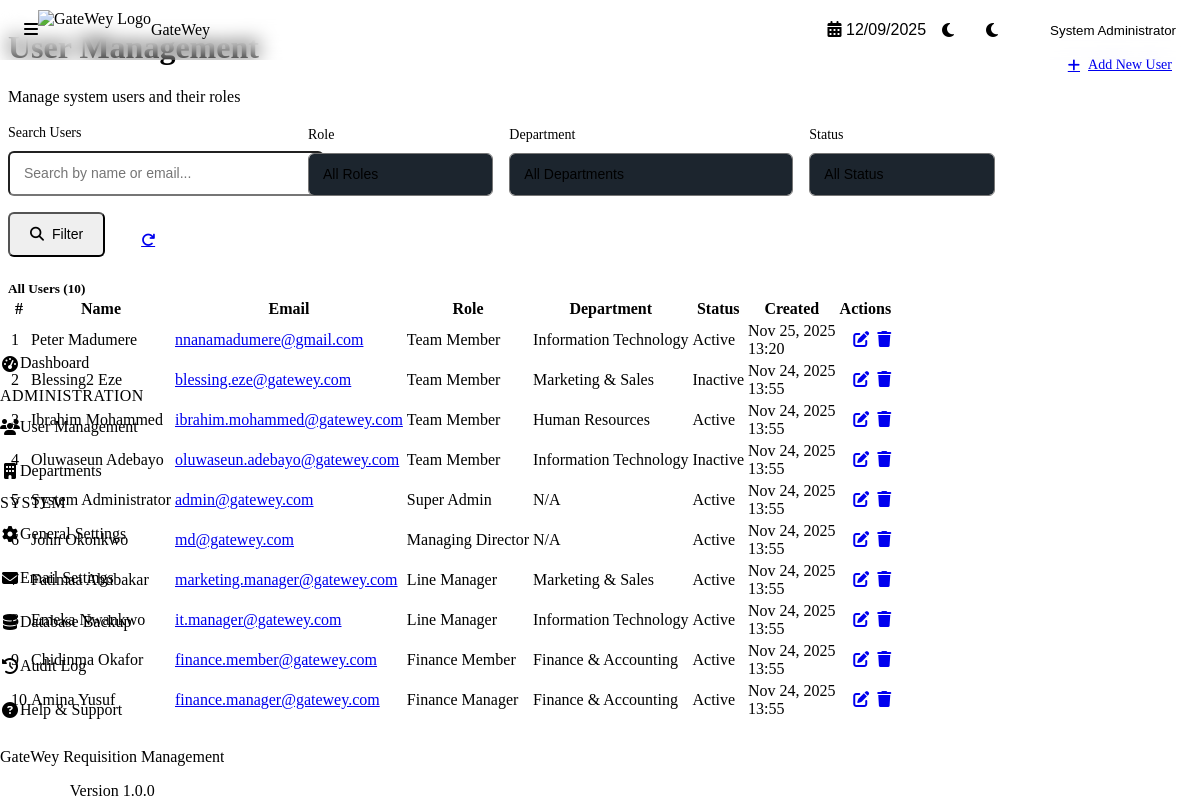
Before: /admin/users/list.php (signed in) with the older database file.
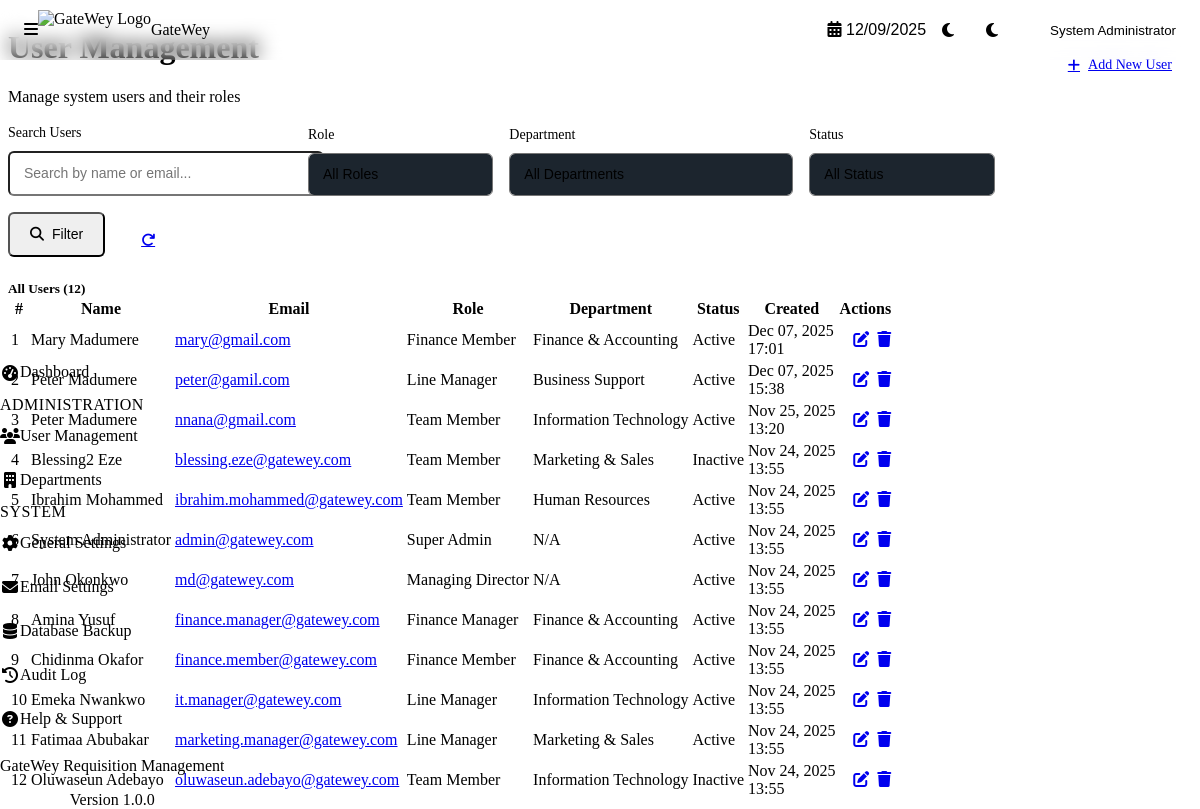
After: the same page with the newer database file.
### tables this page shows
CREATE TABLE `users` (
  `id` int NOT NULL,
  `role_id` int NOT NULL,
  `department_id` int DEFAULT NULL,
  `first_name` varchar(50) NOT NULL,
  `last_name` varchar(50) NOT NULL,
  `email` varchar(100) NOT NULL,
  `password_hash` varchar(255) NOT NULL,
  `phone` varchar(20) DEFAULT NULL,
  `is_active` tinyint(1) DEFAULT '1',
  `last_login` timestamp NULL DEFAULT NULL,
  `created_at` timestamp NOT NULL DEFAULT CURRENT_TIMESTAMP,
  `updated_at` timestamp NOT NULL DEFAULT CURRENT_TIMESTAMP ON UPDATE CURRENT_TIMESTAMP
);

CREATE TABLE `roles` (
  `id` int NOT NULL,
  `role_name` varchar(50) NOT NULL,
  `role_code` varchar(20) NOT NULL,
  `description` text,
  `can_raise_requisition` tinyint(1) DEFAULT '1',
  `can_approve` tinyint(1) DEFAULT '0',
  `can_view_all` tinyint(1) DEFAULT '0',
  `created_at` timestamp NOT NULL DEFAULT CURRENT_TIMESTAMP,
  `updated_at` timestamp NOT NULL DEFAULT CURRENT_TIMESTAMP ON UPDATE CURRENT_TIMESTAMP
);

CREATE TABLE `departments` (
  `id` int NOT NULL,
  `department_name` varchar(100) NOT NULL,
  `department_code` varchar(20) NOT NULL,
  `description` text,
  `budget` decimal(15,2) DEFAULT '0.00',
  `is_active` tinyint(1) DEFAULT '1',
  `created_at` timestamp NOT NULL DEFAULT CURRENT_TIMESTAMP,
  `updated_at` timestamp NOT NULL DEFAULT CURRENT_TIMESTAMP ON UPDATE CURRENT_TIMESTAMP
);

### config/database.php (called while the page is built, shortened)
<?php
class Database {
    private static $instance = null;
    private $connection = null;
    private function __construct() {
        try {
            $dsn = DB_DSN;
            $options = [
                PDO::ATTR_ERRMODE            => PDO::ERRMODE_EXCEPTION,
                PDO::ATTR_DEFAULT_FETCH_MODE => PDO::FETCH_ASSOC,
                PDO::ATTR_EMULATE_PREPARES   => false,
                PDO::ATTR_PERSISTENT         => DB_PERSISTENT,
                PDO::MYSQL_ATTR_INIT_COMMAND => "SET NAMES " . DB_CHARSET
            ];
            $this->connection = new PDO($dsn, DB_USER, DB_PASS, $options);
        } catch (PDOException $e) {
            error_log("Database Connection Error: " . $e->getMessage());
            if (defined('APP_ENV') && APP_ENV === 'development' && APP_DEBUG) {
                die("Database Connection Failed: " . $e->getMessage());
            } else {
                die("A database error occurred. Please contact the administrator.");
            }
        }
    }
    public static function getInstance() {
        if (self::$instance === null) {
            self::$instance = new self();
        }
        return self::$instance;
    }
    public function execute($sql, $params = []) {
        try {
            $stmt = $this->connection->prepare($sql);
            $stmt->execute($params);
            return $stmt;
        } catch (PDOException $e) {
            error_log("Query Execution Error: " . $e->getMessage() . " | SQL: " . $sql);
            throw $e;
        }
    }
    public function fetchAll($sql, $params = []) {
        $stmt = $this->execute($sql, $params);
        return $stmt->fetchAll();
    }
}

### classes/Session.php (called while the page is built, shortened)
<?php
class Session {
    public static function get($key, $default = null) {
        return $_SESSION[$key] ?? $default;
    }
}

### admin/users/list.php (the view, shortened to what the rows shown need)
<?php
require_once __DIR__ . '/../../config/database.php';
$searchTerm = $_GET['search'] ?? '';
$roleFilter = $_GET['role'] ?? '';
$departmentFilter = $_GET['department'] ?? '';
$statusFilter = $_GET['status'] ?? '';
$page = isset($_GET['page']) && is_numeric($_GET['page']) ? (int)$_GET['page'] : 1;
$perPage = 15;
$offset = ($page - 1) * $perPage;
$sql = "SELECT u.*, r.role_name, d.department_name
        FROM users u
        JOIN roles r ON u.role_id = r.id
        LEFT JOIN departments d ON u.department_id = d.id
        WHERE 1=1";
$params = [];
$db = Database::getInstance();
$sql .= " ORDER BY u.created_at DESC LIMIT ? OFFSET ?";
$params[] = $perPage;
$params[] = $offset;
$users = $db->fetchAll($sql, $params);
?>
<?php include __DIR__ . '/../../includes/header.php'; ?>
<div class="content-header">
    <div class="d-flex justify-content-between align-items-center mb-4">
        <div>
            <h1 class="content-title">User Management</h1>
        </div>
    </div>
</div>
<div class="card">
    <div class="card-body">
        <div class="table-responsive">
            <table class="table">
                <thead>
                    <tr>
                        <th>#</th>
                        <th>Name</th>
                        <th>Email</th>
                        <th>Role</th>
                        <th>Department</th>
                        <th>Status</th>
                        <th>Created</th>
                        <th class="text-end">Actions</th>
                    </tr>
                </thead>
                <tbody>
                    <?php if (empty($users)): ?>
                        <tr>
                            <td colspan="8" class="text-center text-muted py-5">
                                <i class="fas fa-users fa-3x mb-3" style="opacity: 0.3;"></i>
                                <p>No users found</p>
                                <?php if (!empty($searchTerm) || !empty($roleFilter) || !empty($departmentFilter) || $statusFilter !== ''): ?>
                                    <a href="list.php" class="btn btn-secondary btn-sm mt-2">
                                        Clear Filters
                                    </a>
                                <?php endif; ?>
                            </td>
                        </tr>
                    <?php else: ?>
                        <?php
                        $rowNumber = $offset + 1;
                        foreach ($users as $userData):
                        ?>
                            <tr>
                                <td><?php echo $rowNumber++; ?></td>
                                <td>
                                    <div style="font-weight: var(--font-weight-medium);">
                                        <?php echo htmlspecialchars($userData['first_name'] . ' ' . $userData['last_name']); ?>
                                    </div>
                                </td>
                                <td>
                                    <a href="mailto:<?php echo htmlspecialchars($userData['email']); ?>">
                                        <?php echo htmlspecialchars($userData['email']); ?>
                                    </a>
                                </td>
                                <td>
                                    <span class="badge badge-info">
                                        <?php echo htmlspecialchars($userData['role_name']); ?>
                                    </span>
                                </td>
                                <td>
                                    <?php if (!empty($userData['department_name'])): ?>
                                        <?php echo htmlspecialchars($userData['department_name']); ?>
                                    <?php else: ?>
                                        <span class="text-muted">N/A</span>
                                    <?php endif; ?>
                                </td>
                                <td>
                                    <?php if ($userData['is_active']): ?>
                                        <span class="badge badge-success">Active</span>
                                    <?php else: ?>
                                        <span class="badge badge-danger">Inactive</span>
                                    <?php endif; ?>
                                </td>
                                <td>
                                    <div><?php echo date('M d, Y', strtotime($userData['created_at'])); ?></div>
                                    <div style="font-size: var(--font-size-xs); color: var(--text-secondary);">
                                        <?php echo date('H:i', strtotime($userData['created_at'])); ?>
                                    </div>
                                </td>
                                <td class="text-end">
                                    <div class="table-actions">
                                        <a href="edit.php?id=<?php echo $userData['id']; ?>"
                                            class="btn btn-sm btn-ghost"
                                            title="Edit User">
                                            <i class="fas fa-edit"></i>
                                        </a>
                                        <?php
                                        $currentUser = Session::get('user');
                                        if ($userData['id'] != ($currentUser['id'] ?? 0)):
                                        ?>
                                            <a href="delete.php?id=<?php echo $userData['id']; ?>"
                                                class="btn btn-sm btn-ghost text-danger"
                                                title="Delete User"
                                                onclick="return confirm('Are you sure you want to delete this user? This action cannot be undone.');">
                                                <i class="fas fa-trash"></i>
                                            </a>
                                        <?php endif; ?>
                                    </div>
                                </td>
                            </tr>
                        <?php endforeach; ?>
                    <?php endif; ?>
                </tbody>
            </table>
        </div>
    </div>
</div>
<?php include __DIR__ . '/../../includes/footer.php'; ?>

Changed rows visible on the page:
added users: first_name+last_name "Mary Madumere", email "mary@gmail.com", role.role_name "Finance Member", department.department_name "Finance & Accounting", is_active "Active", created_at "Dec 07, 2025", created_at "17:01"
added users: first_name+last_name "Peter Madumere", email "peter@gamil.com", role.role_name "Line Manager", department.department_name "Business Support", is_active "Active", created_at "Dec 07, 2025", created_at "15:38"
changed users: email "nnanamadumere@gmail.com" → "nnana@gmail.com"
changed users "Amina Yusuf": moves up the list
changed users "Chidinma Okafor": moves up the list
changed users "Emeka Nwankwo": moves down the list
shown differently, row unchanged: users "Oluwaseun Adebayo": moves down the list
Other visible differences:
$totalUsers: "10" → "12"
